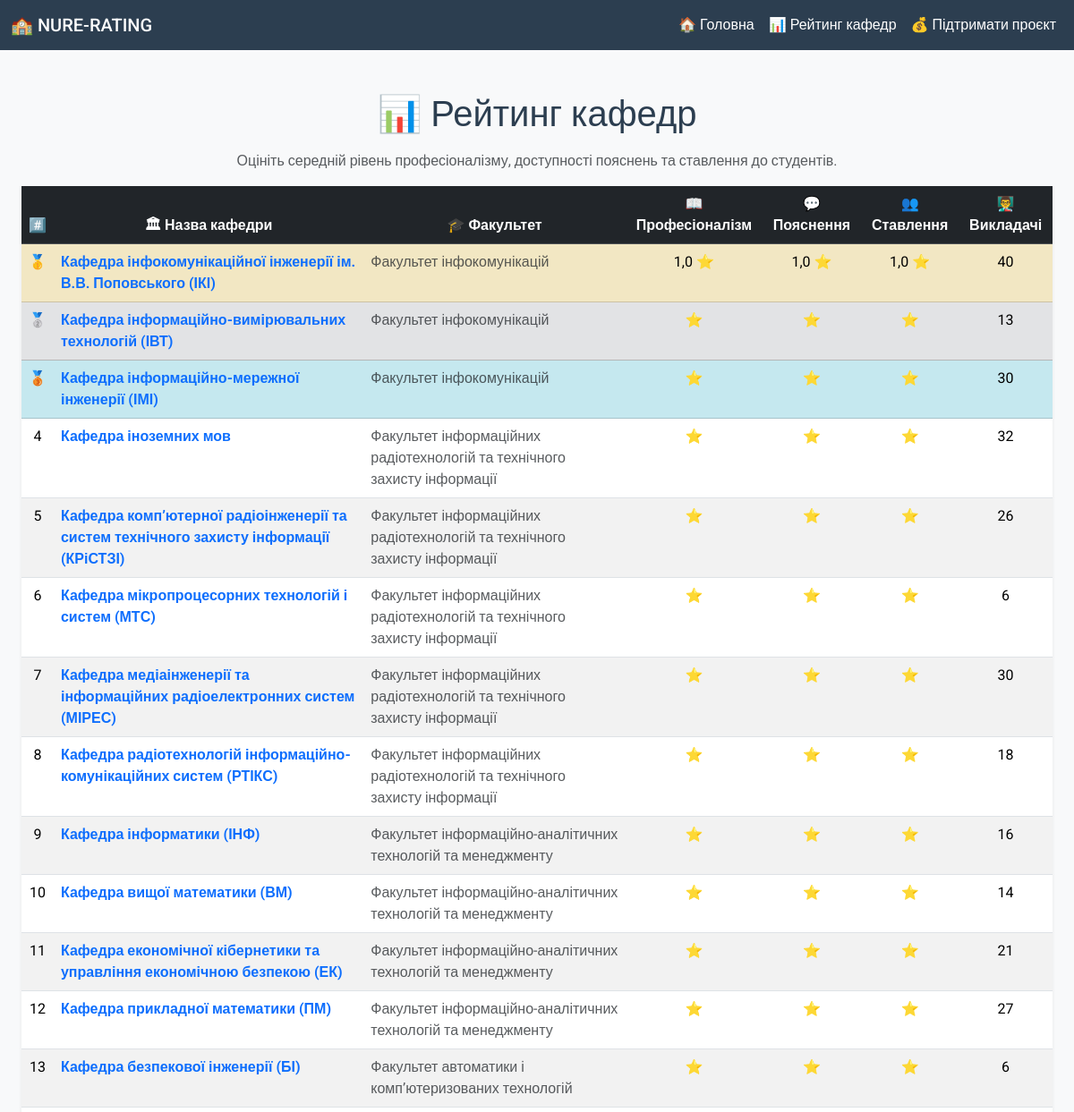
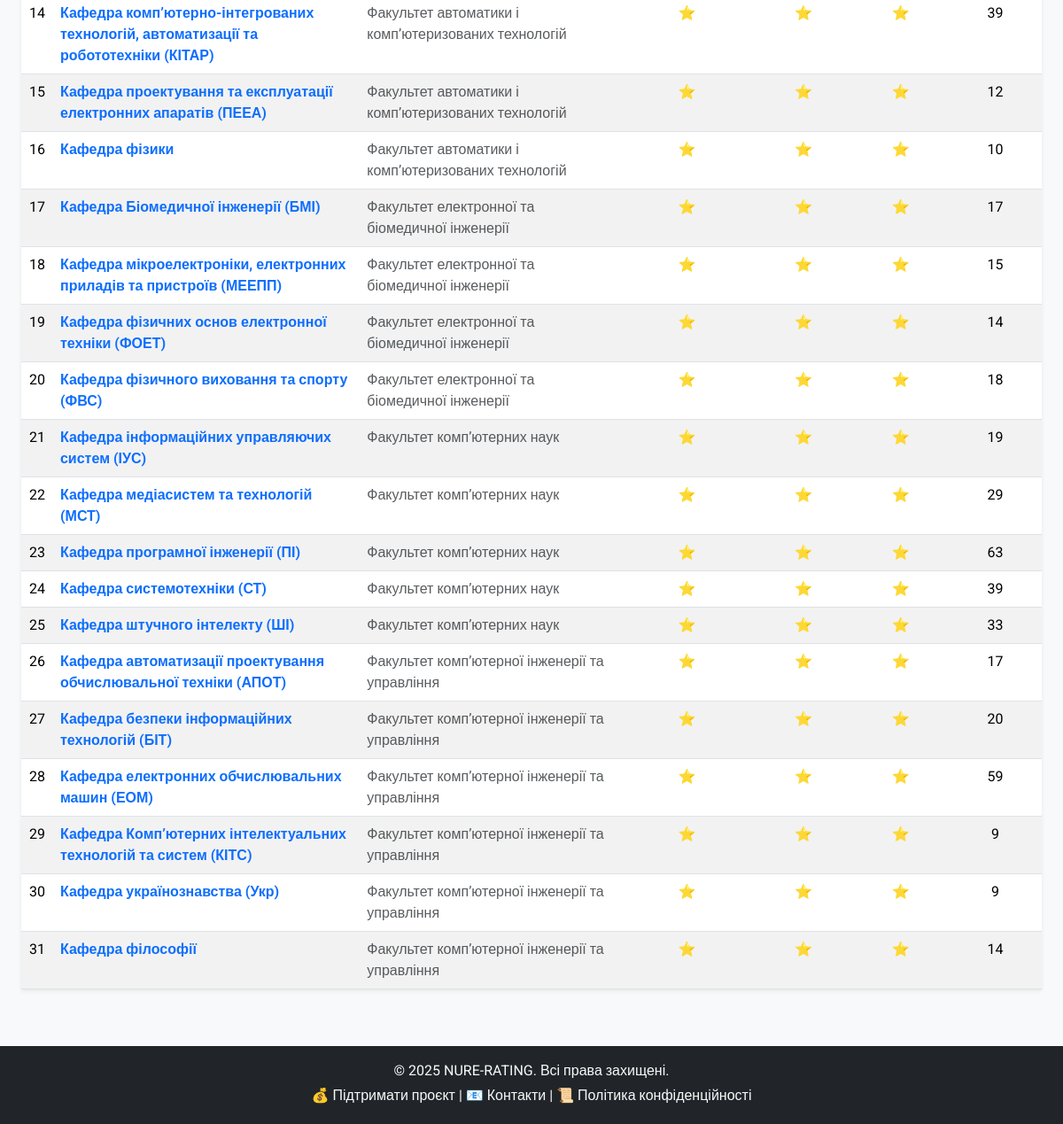
The app's page /department_ranking/ with its own data (2 pictures, top to bottom).
### feedback_app/models.py (models this page shows, shortened)
class Department(models.Model):
    name = models.CharField(max_length=255, unique=True)
    faculty = models.ForeignKey(Faculty, on_delete=models.CASCADE, related_name='departments')
    description = models.TextField(blank=True, null=True)

class Faculty(models.Model):
    name = models.CharField(max_length=255, unique=True)
    description = models.TextField(blank=True, null=True)

### feedback_app/views.py (the view)
# urls.py: path('department_ranking/', views.department_ranking, name='department_ranking'),
def department_ranking(request):
    departments = Department.objects.annotate(
        avg_professionalism=Avg('professors__feedback__professionalism'),
        avg_clarity=Avg('professors__feedback__clarity'),
        avg_attitude=Avg('professors__feedback__attitude'),
        professor_count=Count('professors')  # ✅ Исправляем ошибку
    ).order_by('-avg_professionalism')
    return render(request, 'department_ranking.html', {'departments': departments})

### templates/department_ranking.html (shortened to what this page needs)
{% extends 'base.html' %}
{% block content %}
<div class="container mt-4">
    <h1 class="text-center mb-3">📊 Рейтинг кафедр</h1>
    <p class="text-center text-muted">Оцініть середній рівень професіоналізму, доступності пояснень та ставлення до студентів.</p>
    <table class="table table-striped table-hover shadow-sm">
        <thead class="table-dark text-center">
            <tr>
                <th>#️⃣</th>
                <th>🏛 Назва кафедри</th>
                <th>🎓 Факультет</th>
                <th>📖 Професіоналізм</th>
                <th>💬 Пояснення</th>
                <th>👥 Ставлення</th>
                <th>👨‍🏫 Викладачі</th>
            </tr>
        </thead>
        <tbody>
            {% for department in departments %}
            <tr class="{% if forloop.first %}table-warning{% elif forloop.counter == 2 %}table-secondary{% elif forloop.counter == 3 %}table-info{% endif %}">
                <td class="text-center">
                    {% if forloop.first %}🥇
                    {% elif forloop.counter == 2 %}🥈
                    {% elif forloop.counter == 3 %}🥉
                    {% else %}{{ forloop.counter }}{% endif %}
                </td>
                <td>
                    <a href="{% url 'department_detail' department.id %}" class="fw-bold text-decoration-none">
                        {{ department.name }}
                    </a>
                </td>
                <td class="text-muted">{{ department.faculty.name }}</td>
                <td class="text-center">{{ department.avg_professionalism|default:"N/A"|floatformat:1 }} ⭐</td>
                <td class="text-center">{{ department.avg_clarity|default:"N/A"|floatformat:1 }} ⭐</td>
                <td class="text-center">{{ department.avg_attitude|default:"N/A"|floatformat:1 }} ⭐</td>
                <td class="text-center">{{ department.professor_count }}</td>
            </tr>
            {% endfor %}
        </tbody>
    </table>
</div>
{% endblock %}

### templates/base.html (shortened to what this page needs)
<!DOCTYPE html>
<html lang="uk">
<head>
    <link rel="stylesheet" href="https://cdn.jsdelivr.net/npm/bootstrap@5.3.2/dist/css/bootstrap.min.css">
</head>
<body>
<nav class="navbar navbar-expand-lg navbar-dark">
    <div class="container">
        <a class="navbar-brand" href="{% url 'home' %}">🏫 NURE-RATING</a>
        <div class="collapse navbar-collapse" id="navbarNav">
            <ul class="navbar-nav ms-auto">
                <li class="nav-item"><a class="nav-link" href="{% url 'home' %}">🏠 Головна</a></li>
                <li class="nav-item"><a class="nav-link" href="{% url 'department_ranking' %}">📊 Рейтинг кафедр</a></li>
                <li class="nav-item"><a class="nav-link" href="{% url 'donate' %}">💰 Підтримати проєкт</a></li>
            </ul>
        </div>
    </div>
</nav>
<div class="container mt-4">
    {% block content %}
    {% endblock %}
</div>
<footer class="bg-dark text-light text-center py-3 mt-5">
    <p class="mb-1">© 2025 NURE-RATING. Всі права захищені.</p>
    <p class="mb-1">
        <a href="{% url 'donate' %}" class="footer-link">💰 Підтримати проєкт</a> |
        <a href="mailto:wwork8655@gmail.com" class="footer-link">📧 Контакти</a> |
        <a href="{% url 'privacy_policy' %}" class="footer-link">📜 Політика конфіденційності</a>
    </p>
</footer>
</body>
</html>

### templates/base.html (style rules this page uses)
body { font-family: 'Roboto', sans-serif; background-color: #F8F9FA; color: #2C3E50; display: flex; flex-direction: column; min-height: 100vh; }
.navbar { background-color: #2C3E50; }
.navbar-brand, .nav-link { color: #FFFFFF !important; font-weight: 500; }
.container { max-width: 1200px; flex: 1; }
html, body { height: 100%; }
body { display: flex; flex-direction: column; }
.container { flex: 1; }
footer { width: 100%; }
.footer-link { color: #f8f9fa !important; text-decoration: none !important; font-weight: 500; transition: color 0.3s ease-in-out; }

### records on screen
Department: name "Кафедра інфокомунікаційної інженерії ім. В.В. Поповського (ІКІ)", faculty.name "Факультет інфокомунікацій", avg_professionalism "1,0", avg_clarity "1,0", avg_attitude "1,0", professor_count "40"
Department: name "Кафедра інформаційно-вимірювальних технологій (ІВТ)", faculty.name "Факультет інфокомунікацій", professor_count "13"
Department: name "Кафедра інформаційно-мережної інженерії (ІМІ)", faculty.name "Факультет інфокомунікацій", professor_count "30"
Department: name "Кафедра іноземних мов", faculty.name "Факультет інформаційних радіотехнологій та технічного захисту інформації", professor_count "32"
Department: name "Кафедра комп’ютерної радіоінженерії та систем технічного захисту інформації (КРіСТЗІ)", faculty.name "Факультет інформаційних радіотехнологій та технічного захисту інформації", professor_count "26"
Department: name "Кафедра мікропроцесорних технологій і систем (МТС)", faculty.name "Факультет інформаційних радіотехнологій та технічного захисту інформації", professor_count "6"
Department: name "Кафедра медіаінженерії та інформаційних радіоелектронних систем (МІРЕС)", faculty.name "Факультет інформаційних радіотехнологій та технічного захисту інформації", professor_count "30"
Department: name "Кафедра радіотехнологій інформаційно-комунікаційних систем (РТІКС)", faculty.name "Факультет інформаційних радіотехнологій та технічного захисту інформації", professor_count "18"
Department: name "Кафедра інформатики (ІНФ)", faculty.name "Факультет інформаційно-аналітичних технологій та менеджменту", professor_count "16"
Department: name "Кафедра вищої математики (ВМ)", faculty.name "Факультет інформаційно-аналітичних технологій та менеджменту", professor_count "14"
Department: name "Кафедра економічної кібернетики та управління економічною безпекою (ЕК)", faculty.name "Факультет інформаційно-аналітичних технологій та менеджменту", professor_count "21"
Department: name "Кафедра прикладної математики (ПМ)", faculty.name "Факультет інформаційно-аналітичних технологій та менеджменту", professor_count "27"
Department: name "Кафедра безпекової інженерії (БІ)", faculty.name "Факультет автоматики і комп’ютеризованих технологій", professor_count "6"
Department: name "Кафедра комп’ютерно-інтегрованих технологій, автоматизації та робототехніки (КІТАР)", faculty.name "Факультет автоматики і комп’ютеризованих технологій", professor_count "39"
Department: name "Кафедра проектування та експлуатації електронних апаратів (ПЕЕА)", faculty.name "Факультет автоматики і комп’ютеризованих технологій", professor_count "12"
Department: name "Кафедра фізики", faculty.name "Факультет автоматики і комп’ютеризованих технологій", professor_count "10"
Department: name "Кафедра Біомедичної інженерії (БМІ)", faculty.name "Факультет електронної та біомедичної інженерії", professor_count "17"
Department: name "Кафедра мікроелектроніки, електронних приладів та пристроїв (МЕЕПП)", faculty.name "Факультет електронної та біомедичної інженерії", professor_count "15"
Department: name "Кафедра фізичних основ електронної техніки (ФОЕТ)", faculty.name "Факультет електронної та біомедичної інженерії", professor_count "14"
Department: name "Кафедра фізичного виховання та спорту (ФВС)", faculty.name "Факультет електронної та біомедичної інженерії", professor_count "18"
Department: name "Кафедра інформаційних управляючих систем (ІУС)", faculty.name "Факультет комп’ютерних наук", professor_count "19"
Department: name "Кафедра медіасистем та технологій (МСТ)", faculty.name "Факультет комп’ютерних наук", professor_count "29"
Department: name "Кафедра програмної інженерії (ПІ)", faculty.name "Факультет комп’ютерних наук", professor_count "63"
Department: name "Кафедра системотехніки (СТ)", faculty.name "Факультет комп’ютерних наук", professor_count "39"
Department: name "Кафедра штучного інтелекту (ШІ)", faculty.name "Факультет комп’ютерних наук", professor_count "33"
Department: name "Кафедра автоматизації проектування обчислювальної техніки (АПОТ)", faculty.name "Факультет комп’ютерної інженерії та управління", professor_count "17"
Department: name "Кафедра безпеки інформаційних технологій (БІТ)", faculty.name "Факультет комп’ютерної інженерії та управління", professor_count "20"
Department: name "Кафедра електронних обчислювальних машин (ЕОМ)", faculty.name "Факультет комп’ютерної інженерії та управління", professor_count "59"
Department: name "Кафедра Комп’ютерних інтелектуальних технологій та систем (КІТС)", faculty.name "Факультет комп’ютерної інженерії та управління", professor_count "9"
Department: name "Кафедра українознавства (Укр)", faculty.name "Факультет комп’ютерної інженерії та управління", professor_count "9"
Department: name "Кафедра філософії", faculty.name "Факультет комп’ютерної інженерії та управління", professor_count "14"
